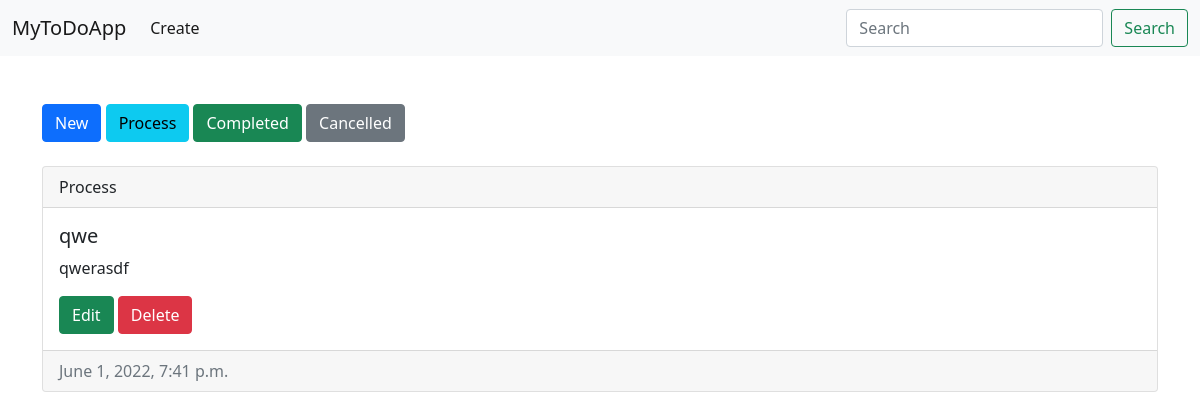
The page /?a=1 (signed in) on the database its author committed.
### todoapp/models.py (models this page shows, shortened)
class Todo(models.Model):
    author = models.ForeignKey(User, on_delete=models.CASCADE)
    title = models.CharField(max_length=221)
    content = models.TextField()
    status = models.IntegerField(choices=STATUS)
    created_at = models.DateTimeField(auto_now_add=True)

### todoapp/views.py (the view)
# urls.py: path('', index, name='index'),
@login_required
def index(request):
    user = request.user
    todos = Todo.objects.filter(author=user)
    obj = request.GET.get('a')
    if obj:
        todos = todos.filter(status__exact=obj)
    search = request.GET.get('i')
    if search:
        todos = todos.filter(title__icontains=search)
    ctx = {
        'todos': todos
    }
    return render(request, 'index.html', ctx)

### templates/index.html
{% extends 'base.html' %}
{% block content %}
        <div class="status-list">
            <a href="/?a=0" type="button" class="btn btn-primary">New</a>
            <a href="/?a=1" class="btn btn-info">Process</a>
            <a href="/?a=2" class="btn btn-success">Completed</a>
            <a href="/?a=3" class="btn btn-secondary">Cancelled</a>
        </div>
        <div class="todo-card mt-4">
            {% for todo in todos %}
            <div class="card mt-4">
                <div class="card-header">
                    {{ todo.get_status_display }}
                </div>
                <div class="card-body">
                    <h5 class="card-title">{{ todo.title }}</h5>
                    <p class="card-text">{{ todo.content }}</p>
                    <a href="/edit/{{ todo.id }}/" class="btn btn-success">Edit</a>
                    <a href="/delete/{{ todo.id }}/" class="btn btn-danger">Delete</a>
                </div>
                <div class="card-footer text-muted">
                    {{ todo.created_at }}
                </div>
            </div>
            {% endfor %}
        </div>
{% endblock %}

### rows shown on the page
Todo: status "Process", title "qwe", content "qwerasdf", created_at "June 1, 2022, 7:41 p.m."
